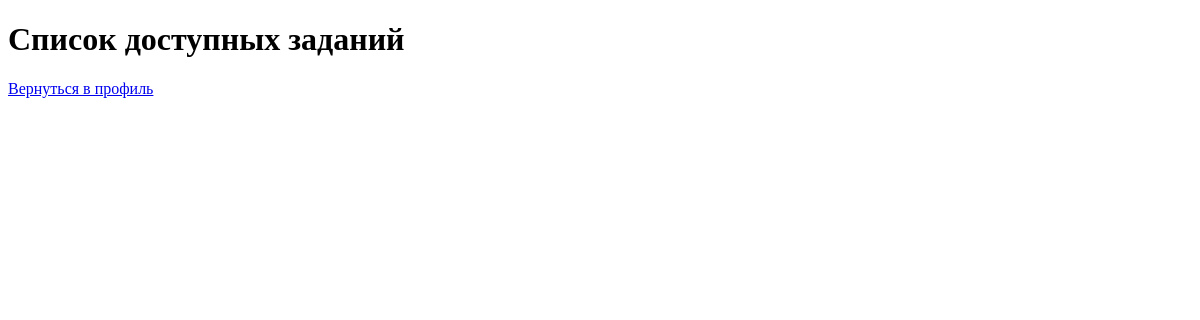
Page /tasks/ on the earlier database version.
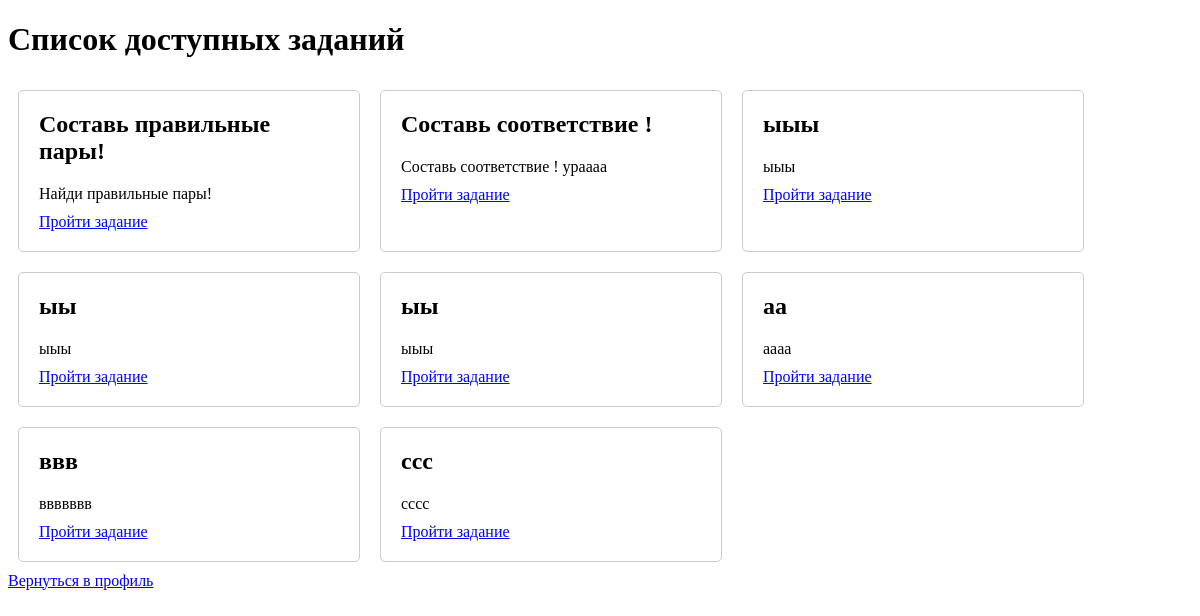
Same page on the later database version.
### study_buddy/models.py (models this page shows)
class Task(models.Model):
    title = models.CharField(max_length=100)
    description = models.TextField()

### smart_study_buddy/views.py (the view)
# urls.py: path('tasks/', views.task_list, name='task_list'),
def task_list(request):
    tasks = Task.objects.all()
    return render(request, 'task_list.html', {'tasks': tasks})

### study_buddy/templates/task_list.html (shortened to what this page needs)
{% load static %}
<!DOCTYPE html>
<html lang="en">
<head>
    <link rel="stylesheet" href="{% static 'task_list_styles.css' %}">
</head>
<body>
    <h1>Список доступных заданий</h1>
    <div class="task-container">
        {% for task in tasks %}
            <div class="task-card">
                <h2>{{ task.title }}</h2>
                <p>{{ task.description }}</p>
                <a href="{% url 'task_view' task.id %}">Пройти задание</a>
            </div>
        {% endfor %}
    </div>
    <a href="{% url 'profile' %}" class="return-btn">Вернуться в профиль</a>
</body>
</html>

Differences in the rows shown:
added Task: title "Составь правильные пары!", description "Найди правильные пары!"
added Task: title "Составь соответствие !", description "Составь соответствие ! ураааа"
added Task: title "ыыы", description "ыыы"
added Task: title "ыы", description "ыыы"
added Task: title "ыы", description "ыыы"
added Task: title "аа", description "аааа"
added Task: title "ввв", description "ввввввв"
added Task: title "ссс", description "сссс"
